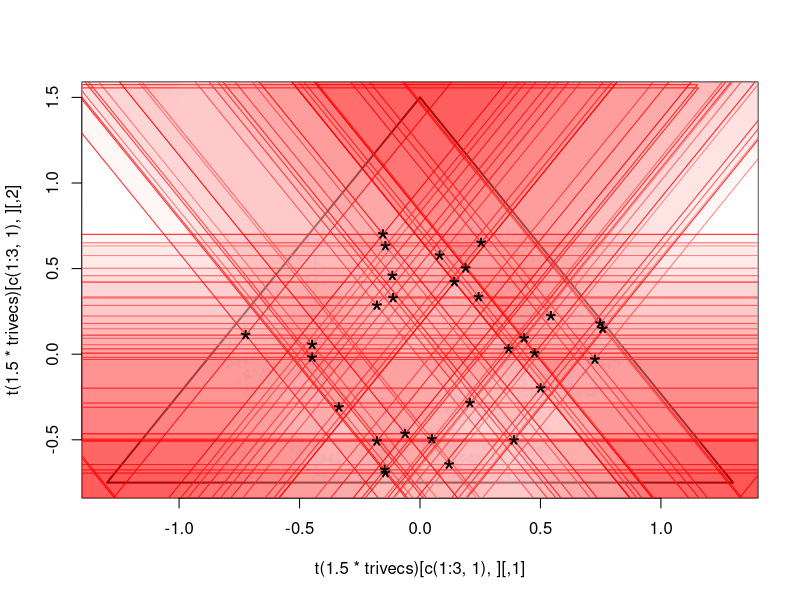

This chart was generated by the following R code: (Note: this script raises an error after producing the figure.)


# input/output functions
user.input <- function(maxx=Inf) {
  ans <- -1
  while (ans ==-1 || ans > maxx) { ans <- tryCatch({scan(n=1)},error = function(ex) {print("Invalid input."); -1}); if (length(ans)==0) {ans <- -1} }
  ans
}

pause <- function() {
  print("   [ Press enter ]   "); tryCatch({scan(n=0)},error = function(ex) {})
}


# produces k x n vector of random Blotto allocations
rblotto <- function(n,k=3,r=2,nmlz=F) {
  temp <- array(0,c(k,r,n))
  for (i in 1:n) {
    for (j in 1:r) {
      temp[,j,i] <- k^(j-1) * (sample(k)-1)
    }
  }
  ans <- apply(temp,c(1,3),sum)
  if (nmlz) {
    #size <- k*(k+1)/2 * (1-k^r)/(1-k)
    size <- (k-1) *  (1-k^r)/(1-k)
    return(ans/size)
  }
  ans
}

# gives a[f1,f2]
sbm <- function(a,f1,f2) {
  if (is.na(f1)[1]) {f1 <- rep(T, dim(a)[1])}
  if (is.na(f2)[1]) {f2 <- rep(T, dim(a)[2])}
  l1 <- length(f1); l2 <- length(f2)
  if (is.logical(f1)) {l1 <- sum(f1)}
  if (is.logical(f2)) {l2 <- sum(f2)}
  matrix(a[f1,f2],l1,l2,dimnames=list(rownames(a)[f1],colnames(a)[f2]))
}

trivecs <- rbind(sin(2*(0:2)*pi/3),cos(2*(0:2)*pi/3))
cornmat <- cbind(c(0,0,0),c(1,-1,0),c(0,-1,1),c(0,0,0))
tri1 <-1.5* trivecs %*% cornmat
tri2 <-1.5* trivecs %*% cornmat[c(2,3,1),]
tri3 <-1.5* trivecs %*% cornmat[c(3,1,2),]

temp <- solve(rbind(trivecs, rep(1/(1.5),3)))
invmat <- temp[,1:2]
invshift <- temp[,3]

ac <- rblotto(10000,3,6,T)
bc <- t(trivecs %*% ac)

plot0 <- function() {
  plot(t(1.5*trivecs)[c(1:3,1),],type="l",lwd=2)
  points(bc,pch=".",cex=3,col=rgb(.5,.5,1,.01))
}
plot1 <- function(a) {
  n <- dim(a)[2]
  b <- t(trivecs %*% a)
  for (i in 1:n) {
    polygon(t(b[i,]+tri1),col=rgb(1,1,1,1/n),border=NA)
    polygon(t(b[i,]+tri2),col=rgb(1,1,1,1/n),border=NA)
    polygon(t(b[i,]+tri3),col=rgb(1,1,1,1/n),border=NA)
    polygon(t(b[i,]-tri1),col=rgb(1,0,0,1/n),border="red")
    polygon(t(b[i,]-tri2),col=rgb(1,0,0,1/n),border="red")
    polygon(t(b[i,]-tri3),col=rgb(1,0,0,1/n),border="red")
  }
}
interactive1 <- function(a,k=5) {

  b <- t(trivecs %*% a)

  
  points(b,pch="*",cex=2)

  pt.old <- c(-2,-2)
  pt.best <- c(-2,-2)
  best.s <- 0
  gen.filt <- function(pt) {
    coords <- invmat %*% pt + invshift
    filt <- apply(matrix(as.vector(a) < as.vector(coords),3,n),2,sum)>1
    if (sum(filt) > 0) {
      points(sbm(b,filt,NA),pch="*",col="darkgreen",cex=2)
    }
    if (sum(!filt) > 0) {
      points(sbm(b,!filt,NA),pch="*",col="red",cex=2)
    }
    filt
  }
  for (ii in 1:k) {
    res <- locator(n=1); pt <- c(res$x,res$y)
    filt <- gen.filt(pt)
    points(t(pt.old),pch="X",cex=1,col="white")
    points(t(pt),pch="X",cex=.5,col="blue")
    if (sum(filt) > best.s) {
      best.s <- sum(filt)
      pt.best <- pt
    }
    pt.old <- pt
  }
  title(c(best.s, invmat %*% pt.best + invshift))
  points(t(pt.old),pch="X",cex=1,col="white")
  gen.filt(pt.best)
  points(t(pt.best),pch="X",col="orange",cex=3)
}

n <- 30
a <- rblotto(n,3,5,T)
plot0()
plot1(a)
interactive1(a,10)
